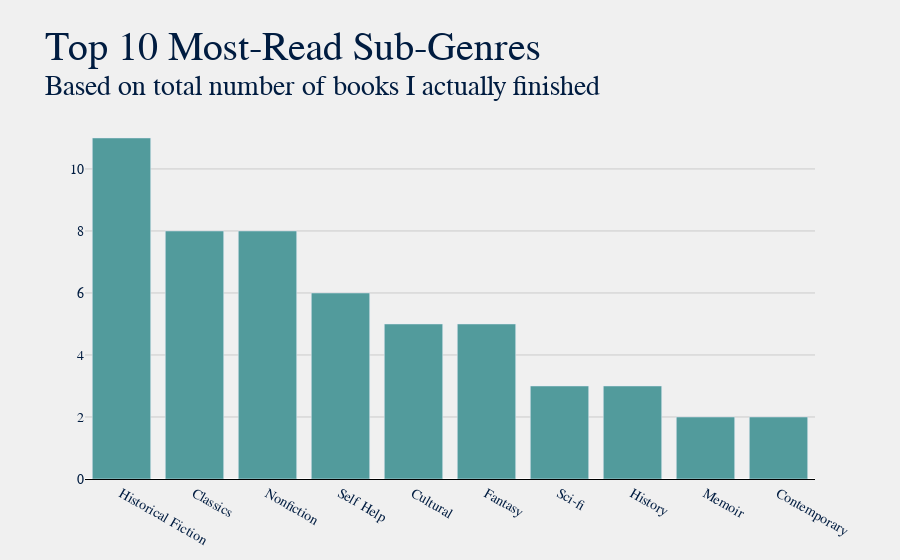

Notebook source saved alongside this figure:
### Code cell
title = "Top 10 Most-Read Sub-Genres"
sub = f"Based on total number of books I actually finished"

plot.gen_bar_graph(df, 'Sub-Genre', title, sub, 10, color="#529b9c")

### Figure 1 — Plotly figure (JSON) as saved in the notebook; plotly's stock layout.template omitted (floating-point values rounded to 4 significant figures)
{"data": [{"hovertemplate": "<b>%{x}</b>: %{y}", "marker": {"color": "#529b9c"}, "name": "", "type": "bar", "x": ["Historical Fiction", "Classics", "Nonfiction", "Self Help", "Cultural", "Fantasy", "Sci-fi", "History", "Memoir", "Contemporary"], "y": [11, 8, 8, 6, 5, 5, 3, 3, 2, 2]}], "layout": {"autosize": true, "barmode": "group", "font": {"color": "#001c40", "family": "Baskerville", "size": 14}, "margin": {"b": 45, "l": 85, "r": 85, "t": 120}, "paper_bgcolor": "#f0f0f0", "plot_bgcolor": "#f0f0f0", "title": {"font": {"color": "#001c40", "family": "Baskerville, Bold", "size": 40}, "text": "Top 10 Most-Read Sub-Genres<br><sup>Based on total number of books I actually finished"}, "xaxis": {"autorange": true, "gridcolor": "#cbcbcb", "linecolor": "black", "range": [-0.5, 9.5], "showgrid": false, "showline": true, "title": {}, "type": "category"}, "yaxis": {"autorange": true, "gridcolor": "#cbcbcb", "linecolor": "black", "range": [0, 11.58], "showgrid": true, "showline": false, "showticklabels": true, "title": {}, "type": "linear"}}}
